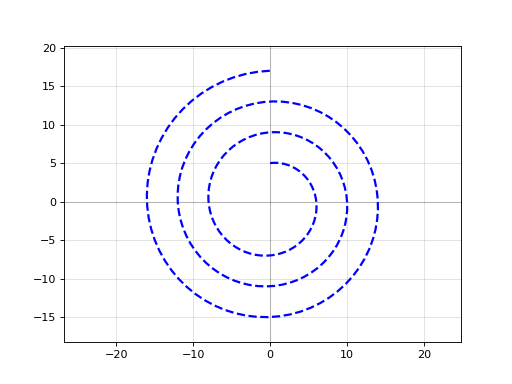

Reproduce this figure in Python.
import gdsfactory as gf

p = gf.path.spiral_archimedean(min_bend_radius=5, separation=2, number_of_loops=3, npoints=200)
p.plot()
